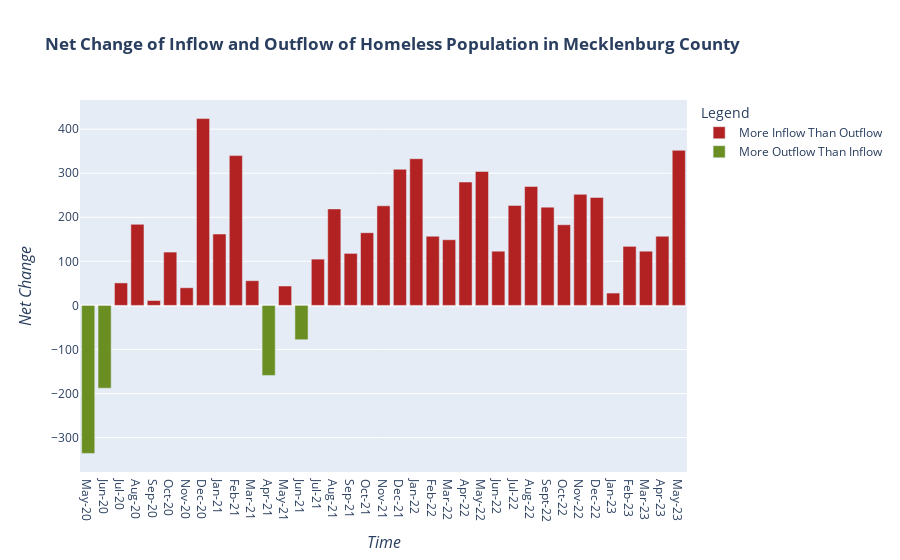

The notebook cell this image was saved under:
### Code cell
import plotly.express as px
import plotly.graph_objects as go
import numpy as np
import pandas as pd
from prettytable import PrettyTable
df = pd.read_csv(r"Overall_Total.csv")

# Inflow
inflow = df['INFLOW']
time = df['MONTH']

# Outflow
outflow = df['OUTFLOW']
time = df['MONTH']

# Difference of Inflow and Outflow
df = {'INFLOW':inflow,
'OUTFLOW':outflow}
df = pd.DataFrame(df,columns= ['INFLOW','OUTFLOW']) 
df['IN_OUT'] = df['INFLOW'] - df['OUTFLOW'] 
in_out = df['IN_OUT']
df["Color"] = np.where(df["IN_OUT"]<0, '#6b8e23','#b22222')
df["Name"] = np.where(df["IN_OUT"]<0, 'Outflow', 'Inflow')
inflow1 = df[df['Name'] == 'Inflow']
outflow1 = df[df['Name'] == 'Outflow']

fig = go.Figure(data=[
    go.Bar(
        x=[2,3,4,5,6,7,8,9,10,12,14,15,16,17,18,19,20,21,22,23,24,25,26,27,28,29,30,31,32,33,34,35,36],
        y=inflow1["IN_OUT"],
        name='More Inflow Than Outflow',
        marker_color=inflow1['Color']
    ),],)

fig.add_trace(
    go.Bar(
        x=[0,1,11,13],
        y=outflow1["IN_OUT"],
        name='More Outflow Than Inflow',
        marker_color=outflow1['Color'])
             )
fig.update_layout(xaxis=dict(
        tickvals=[0,1,2,3,4,5,6,7,8,9,10,11,12,13,14,15,16,17,18,19,20,21,22,23,24,25,26,27,28,29,30,31,32,33,34,35,36],
        ticktext=time
    ),
    yaxis=dict(
        title="Net Change",
        showticklabels=True,

    ),barmode='group',title="<b>Net Change of Inflow and Outflow of Homeless Population in Mecklenburg County<b>",
    xaxis_title="<i>Time<i>",
    yaxis_title="<i>Net Change<i>",
    legend_title="Legend",
    showlegend = True)
fig.update_yaxes(title_font=dict(size=16))
fig.update_xaxes(title_font=dict(size=16))
fig.show()
df['std'] = int(np.std(in_out))
df['average net'] = df['IN_OUT'].mean()
df['average net'] = df['average net'].astype('int')
df['median'] = df['IN_OUT'].median()


# to get mean, std, min, and max
summary = df.describe()
print(summary)
# making table
myTable = PrettyTable(['Mean', 'Standard Deviation', 'Minimum', '25th Percentile','50th Percentile','75th Percentile', 'Maximum'])
myTable.add_row(['144', '154','-336','56','157','245','424'])
print(myTable)

### Figure 1 — Plotly figure (JSON) as saved in the notebook; plotly's stock layout.template omitted (floating-point values rounded to 4 significant figures)
{"data": [{"marker": {"color": ["#b22222", "#b22222", "#b22222", "#b22222", "#b22222", "#b22222", "#b22222", "#b22222", "#b22222", "#b22222", "#b22222", "#b22222", "#b22222", "#b22222", "#b22222", "#b22222", "#b22222", "#b22222", "#b22222", "#b22222", "#b22222", "#b22222", "#b22222", "#b22222", "#b22222", "#b22222", "#b22222", "#b22222", "#b22222", "#b22222", "#b22222", "#b22222", "#b22222"]}, "name": "More Inflow Than Outflow", "type": "bar", "x": [2, 3, 4, 5, 6, 7, 8, 9, 10, 12, 14, 15, 16, 17, 18, 19, 20, 21, 22, 23, 24, 25, 26, 27, 28, 29, 30, 31, 32, 33, 34, 35, 36], "y": [51, 184, 11, 121, 40, 424, 162, 340, 56, 44, 105, 219, 118, 165, 226, 309, 333, 157, 149, 280, 304, 123, 227, 270, 223, 183, 252, 245, 28, 134, 123, 157, 352]}, {"marker": {"color": ["#6b8e23", "#6b8e23", "#6b8e23", "#6b8e23"]}, "name": "More Outflow Than Inflow", "type": "bar", "x": [0, 1, 11, 13], "y": [-336, -188, -159, -78]}], "layout": {"barmode": "group", "legend": {"title": {"text": "Legend"}}, "showlegend": true, "title": {"text": "<b>Net Change of Inflow and Outflow of Homeless Population in Mecklenburg County<b>"}, "xaxis": {"ticktext": ["May-20", "Jun-20", "Jul-20", "Aug-20", "Sep-20", "Oct-20", "Nov-20", "Dec-20", "Jan-21", "Feb-21", "Mar-21", "Apr-21", "May-21", "Jun-21", "Jul-21", "Aug-21", "Sep-21", "Oct-21", "Nov-21", "Dec-21", "Jan-22", "Feb-22", "Mar-22", "Apr-22", "May-22", "Jun-22", "Jul-22", "Aug-22", "Sept-22", "Oct-22", "Nov-22", "Dec-22", "Jan-23", "Feb-23", "Mar-23", "Apr-23", "May-23"], "tickvals": [0, 1, 2, 3, 4, 5, 6, 7, 8, 9, 10, 11, 12, 13, 14, 15, 16, 17, 18, 19, 20, 21, 22, 23, 24, 25, 26, 27, 28, 29, 30, 31, 32, 33, 34, 35, 36], "title": {"font": {"size": 16}, "text": "<i>Time<i>"}}, "yaxis": {"showticklabels": true, "title": {"font": {"size": 16}, "text": "<i>Net Change<i>"}}}}
